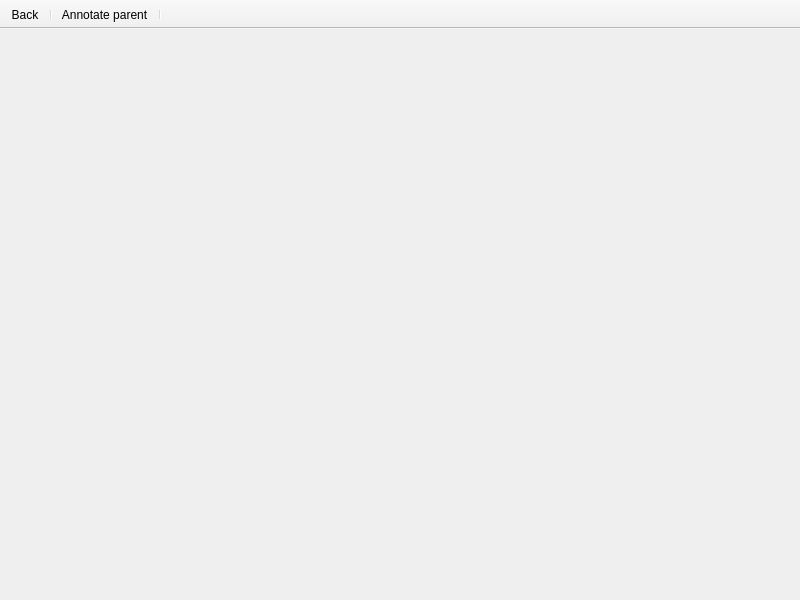
<ui version="4.0" >
 <class>AnnotateDialog</class>
 <widget class="QMainWindow" name="AnnotateDialog" >
  <property name="geometry" >
   <rect>
    <x>0</x>
    <y>0</y>
    <width>800</width>
    <height>600</height>
   </rect>
  </property>
  <property name="windowTitle" >
   <string>Annotate</string>
  </property>
  <widget class="QWidget" name="centralwidget" >
   <layout class="QVBoxLayout" name="verticalLayout" />
  </widget>
  <widget class="QMenuBar" name="menubar" >
   <property name="geometry" >
    <rect>
     <x>0</x>
     <y>0</y>
     <width>800</width>
     <height>22</height>
    </rect>
   </property>
  </widget>
  <widget class="QToolBar" name="hgActions" >
   <property name="windowTitle" >
    <string>toolBar</string>
   </property>
   <property name="movable" >
    <bool>false</bool>
   </property>
   <property name="toolButtonStyle" >
    <enum>Qt::ToolButtonTextUnderIcon</enum>
   </property>
   <property name="floatable" >
    <bool>false</bool>
   </property>
   <attribute name="toolBarArea" >
    <enum>TopToolBarArea</enum>
   </attribute>
   <attribute name="toolBarBreak" >
    <bool>false</bool>
   </attribute>
   <addaction name="actionBack" />
   <addaction name="separator" />
   <addaction name="actionGotoParent" />
   <addaction name="separator" />
  </widget>
  <action name="actionGotoParent" >
   <property name="icon" >
    <iconset resource="../icons/icons.qrc" >
     <normaloff>:/svn_switch.png</normaloff>:/svn_switch.png</iconset>
   </property>
   <property name="text" >
    <string>Annotate parent</string>
   </property>
  </action>
  <action name="actionBack" >
   <property name="icon" >
    <iconset resource="../icons/icons.qrc" >
     <normaloff>:/edit-undo.png</normaloff>:/edit-undo.png</iconset>
   </property>
   <property name="text" >
    <string>Back</string>
   </property>
  </action>
 </widget>
 <resources>
  <include location="../icons/icons.qrc" />
 </resources>
 <connections/>
</ui>
